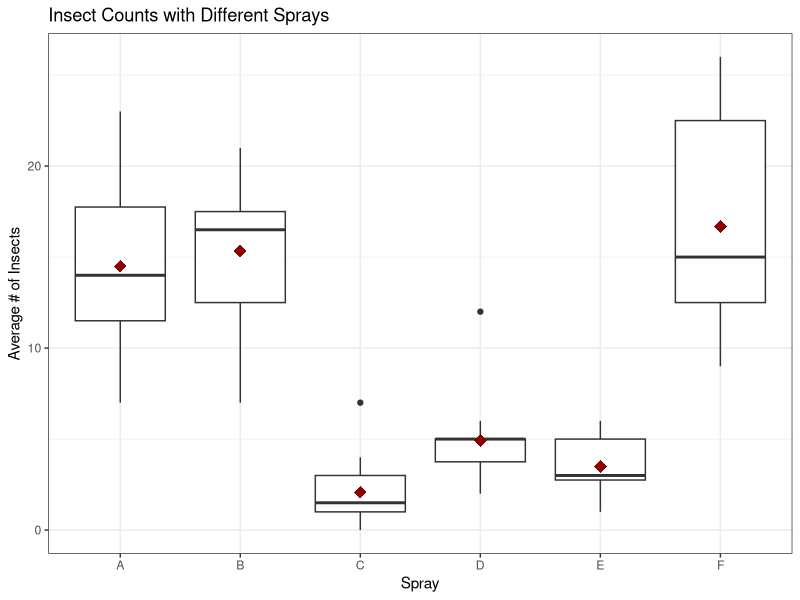
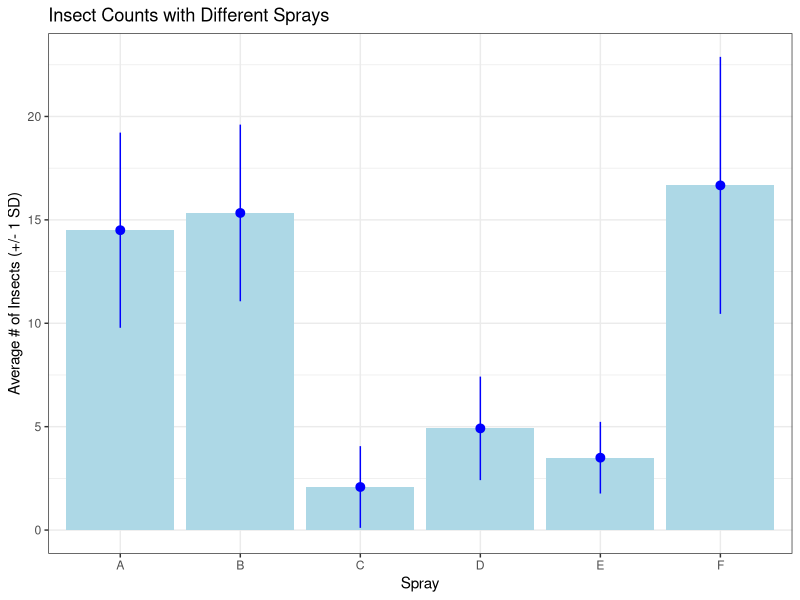

Reproduce these figures in R, in order.
############  R set-up
# options (digits = 2)
library(ggplot2)


############  get the data
# data(InsectSprays)  # R has built in datasets that are good for examples
?InsectSprays
# RQ: Does the type of insect spray used affect the count of insects?


############  descriptive statistics
summary(InsectSprays)
tapply (InsectSprays$count, InsectSprays$spray, mean)
tapply (InsectSprays$count, InsectSprays$spray, sd)
tapply (InsectSprays$count, InsectSprays$spray, length)



############  graphs
# boxplot (showing variation in values) and mean
# categorical IV with quantitative DV
ggplot(InsectSprays[!is.na(InsectSprays$spray) & !is.na(InsectSprays$count),], 
        aes(x = spray, y = count)) + 
  geom_boxplot() +
  stat_summary(fun.y=mean, colour="darkred", geom="point", 
               shape=18, size=4) + 
  labs(x = "Spray", y = "Average # of Insects") +
  ggtitle ("Insect Counts with Different Sprays") + 
  theme_bw()



# bargraph of means  NEW: ADDED +/- 1 standard deviation ERROR BARS
# categorical IV with quantitative DV
ggplot(InsectSprays[!is.na(InsectSprays$spray) & !is.na(InsectSprays$count),]
        , aes(x = spray, y = count)) + 
  stat_summary(fun.y="mean", geom="bar", fill = "lightblue") +
  stat_summary(fun.y = mean,
               fun.ymin = function(x) mean(x) - sd(x), 
               fun.ymax = function(x) mean(x) + sd(x), 
               geom = "pointrange",
               color = "blue") +
  labs(x = "Spray", y = "Average # of Insects (+/- 1 SD)") +
  ggtitle ("Insect Counts with Different Sprays") + 
  theme_bw()





############ one-way ANOVA
# unless you have sample sizes that are very small and have other violations, 
#  fairly robust against violations of normality

# first, check homogeneity of variance assumption
   # null hypothesis here is variances are all equal
   # WANT TO RETAIN THE NULL HYPOTHESIS!!! ... good to go if NOT SIGNIFICANT

bartlett.test(count ~ spray, data=InsectSprays)  
        # OUTPUT:
        # Bartlett test of homogeneity of variances
        # 
        # data:  count by spray
        # Bartlett's K-squared = 26, df = 5, p-value = 9.085e-05

  # Interpretation: VIOLATED homogeneity of variance assumption.
  # aov function may not be the best option for an ANOVA (other functions exist)
# HERE THOUGH, I've chosen to proceed DESPITE having violated the assumption!
#   ... that is NOT how you should proceed with your analyses




aov.out <- aov(count ~ spray, data=InsectSprays)
summary(aov.out)

        # OUTPUT:
        #               Df Sum Sq Mean Sq F value Pr(>F)    
        #   spray        5   2669     534    34.7 <2e-16 ***
        #   Residuals   66   1015      15                   
        # ---
        #   Signif. codes:  0 '***' 0.001 '**' 0.01 '*' 0.05 '.' 0.1 ' ' 1
  # Interpretation: There are significant differences among the different samples,
  #                 field units, F(5,66) = 34.7, p < .001.




TukeyHSD (aov.out)  # find out which groups are different from each other
        # OUTPUT:        
        # Tukey multiple comparisons of means
        # 95% family-wise confidence level
        # 
        # Fit: aov(formula = count ~ spray, data = InsectSprays)
        # 
        # $spray
        #       diff   lwr  upr p adj
        # B-A   0.83  -3.9  5.5  1.00
        # C-A -12.42 -17.1 -7.7  0.00
        # D-A  -9.58 -14.3 -4.9  0.00
        # E-A -11.00 -15.7 -6.3  0.00
        # F-A   2.17  -2.5  6.9  0.75
        # C-B -13.25 -17.9 -8.6  0.00
        # D-B -10.42 -15.1 -5.7  0.00
        # E-B -11.83 -16.5 -7.1  0.00
        # F-B   1.33  -3.4  6.0  0.96
        # D-C   2.83  -1.9  7.5  0.49
        # E-C   1.42  -3.3  6.1  0.95
        # F-C  14.58   9.9 19.3  0.00
        # E-D  -1.42  -6.1  3.3  0.95
        # F-D  11.75   7.1 16.4  0.00
        # F-E  13.17   8.5 17.9  0.00
    # Interpretation: The count of insects in Groups A, B, and F were each significantly different 
    #                 from that of Groups C, D, and E (Tukey's HSD, p < .001), but Groups A, B, and 
    #                 F did not differ from one another (p > .05).  {This would be accompanied by 
    #                 a graph or table showing means and SD. With only a few groups, those numbers
    #                 could be reported in the text.}
    # the reported p values are already adjusted to control for multiple comparisons




###### Interactions and Moderation
# first, add a third variable

InsectSprays$thirdVar <- sample(1:2,72, replace = TRUE)
     # puts in a randomly selected whole number in range 1-2, 72 times
InsectSprays$thirdVar <- factor(InsectSprays$thirdVar, levels = c(1,2), labels = c("Group A", "Group B"))
summary(InsectSprays)
# YOUR ACTUAL VALUES WILL DIFFER BECAUSE IT IS A RANDOM SAMPLE!!

##### subsetting approach:
aovA.out <- aov(count ~ spray, data=InsectSprays[InsectSprays$thirdVar == "Group A",])
aovB.out <- aov(count ~ spray, data=InsectSprays[InsectSprays$thirdVar == "Group B",])

summary(aovA.out)
summary(aovB.out)
# look at means to see if the direction of the effects (and strength) is the same (same = no moderation) to interpret
# same or different significant levels




##### 'by' approach:
# by(title_of_dataset, title_of_dataset$ThirdVariable, function(x)
#   list(aov(QuantitativeResponse ~ CategoricalExplanatory, data=x),
#        summary(aov(Quantitative Response~ CategoricalExplanatory,
#                    data=x))))

by(InsectSprays, InsectSprays$thirdVar, function(x)
  summary(aov(count ~ spray, data = x)))

# here I ask it for the ANOVA table and TukeyHSD posthoc tests for each level of gender
by(InsectSprays, InsectSprays$thirdVar, function(x)
  list(summary(aov(count ~ spray, data = x)),
       TukeyHSD(aov(count ~ spray, data = x))))




# statistically correct approach of interaction (for those of you who already know this concept)
# This lets us answer more questions about the relationships among these three variables.
# ***we will get to this later in the course***
aovInt.out <- aov(count ~ spray * thirdVar, data=InsectSprays)
summary(aovInt.out)

# spray:thirdVar is the interaction effect ... if this is significant, then
#   do follow-up tests (one-way ANOVA simple effects analyses (control alpha) and/or pairwise comparisons (control alpha))
# you know if spray has a significant main effect or not.  
# you also find out if there is a significant main effect of thirdVar (that is, does thirdVar have an effect independent of spray)



